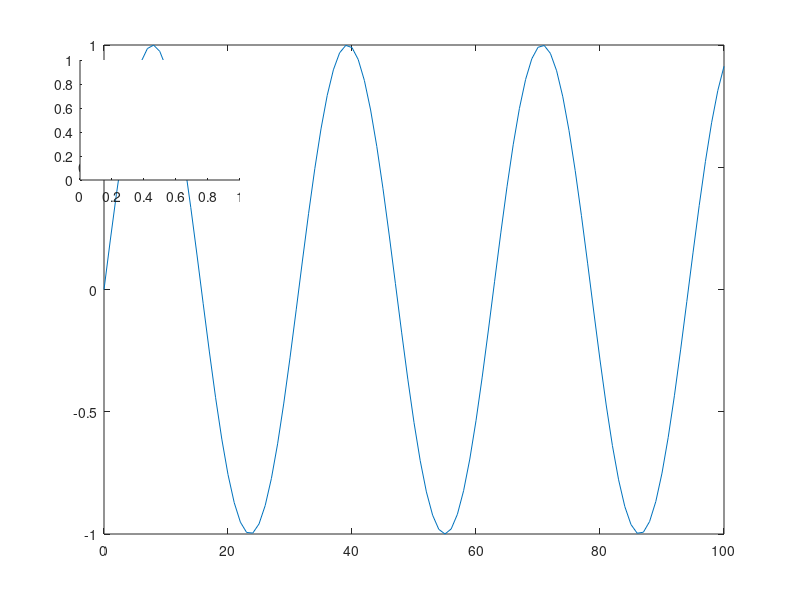

Recreate this plot in MATLAB. (Note: this script raises an error after producing the figure.)
figure(1);clf

imagedir='./imagenes/';
imagedir='';

x=0:100;
y=sin(x/5);
plot(x,y)

%               [left bottom width height] en fracción de la figura
axes('position',[.1 .7 .2 .2]);
I=importdata([imagedir 'Imagen1.png']);
h=image(I.cdata);
set(gca,'xcolor','none','ycolor','none','color','none')
set(h, 'AlphaData', I.alpha);


axes('position',[.6 .7 .2 .2]);
I=importdata([imagedir 'Imagen2.png']);
h=image(I.cdata);
set(gca,'xcolor','none','ycolor','none','color','none')
set(h, 'AlphaData', I.alpha);

axes('position',[.1 .1 .2 .2]);
I=importdata([imagedir 'Imagen3.png']);
h=image(I.cdata);
set(gca,'xcolor','none','ycolor','none','color','none')
set(h, 'AlphaData', I.alpha);